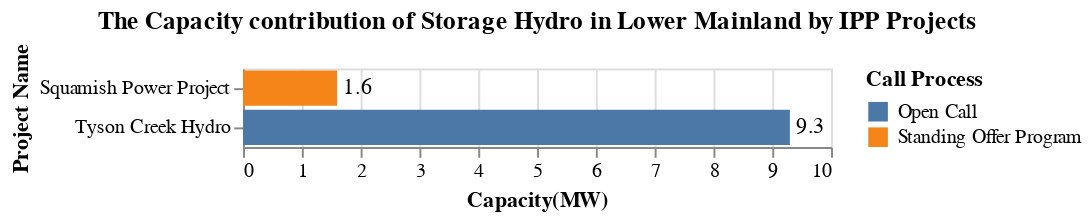

Source (notebook cell):
### Code cell
title = alt.TitleParams('The Capacity contribution of Storage Hydro in Lower Mainland by IPP Projects')

capacity_IPP = alt.Chart(data_LM, title = title).mark_bar().encode(
                    alt.Y('Project_name', title='Project Name',sort='x'),
                    alt.X('sum(Capacity(MW))', title='Capacity(MW)'),
                    alt.Color('Call_process', title = 'Call Process')).properties( width=300)
cap_LM_Loc_chart = capacity_IPP + capacity_IPP.mark_text(
    color = 'black', align='left', dx = 3).encode(text='sum(Capacity(MW))',color=alt.value('black'))
cap_LM_Loc_chart

### Figure 1 — Vega-Lite specification as saved in the notebook (floating-point values rounded to 4 significant figures)
{"config": {"view": {"continuousWidth": 300, "continuousHeight": 300}}, "layer": [{"mark": {"type": "bar"}, "encoding": {"color": {"field": "Call_process", "title": "Call Process", "type": "nominal"}, "x": {"aggregate": "sum", "field": "Capacity(MW)", "title": "Capacity(MW)", "type": "quantitative"}, "y": {"field": "Project_name", "sort": "x", "title": "Project Name", "type": "nominal"}}, "title": {"text": "The Capacity contribution of Storage Hydro in Lower Mainland by IPP Projects"}}, {"mark": {"type": "text", "align": "left", "color": "black", "dx": 3}, "encoding": {"color": {"value": "black"}, "text": {"aggregate": "sum", "field": "Capacity(MW)", "type": "quantitative"}, "x": {"aggregate": "sum", "field": "Capacity(MW)", "title": "Capacity(MW)", "type": "quantitative"}, "y": {"field": "Project_name", "sort": "x", "title": "Project Name", "type": "nominal"}}, "title": {"text": "The Capacity contribution of Storage Hydro in Lower Mainland by IPP Projects"}}], "data": {"name": "data-5cc50654ce09151c80b73c3e71ba5ffa"}, "width": 300, "$schema": "https://vega.github.io/schema/vega-lite/v5.20.1.json", "datasets": {"data-5cc50654ce09151c80b73c3e71ba5ffa": [{"Sub_region": "Lower Mainland", "Project_name": "Tyson Creek Hydro", "IPP_seller": "Tyson Creek Hydro Corp.", "Location": "Sechelt", "Type": "Storage Hydro", "Year": "2006", "Call_process": "Open Call", "Capacity(MW)": 9.3, "Energy(GWh/yr)": 53.6, "Region": "Lower Mainland"}, {"Sub_region": "Lower Mainland", "Project_name": "Squamish Power Project", "IPP_seller": "Woodfibre LNG Limited Partnership", "Location": "Squamish", "Type": "Storage Hydro", "Year": "2010", "Call_process": "Standing Offer Program", "Capacity(MW)": 1.6, "Energy(GWh/yr)": 11.2, "Region": "Lower Mainland"}]}}
